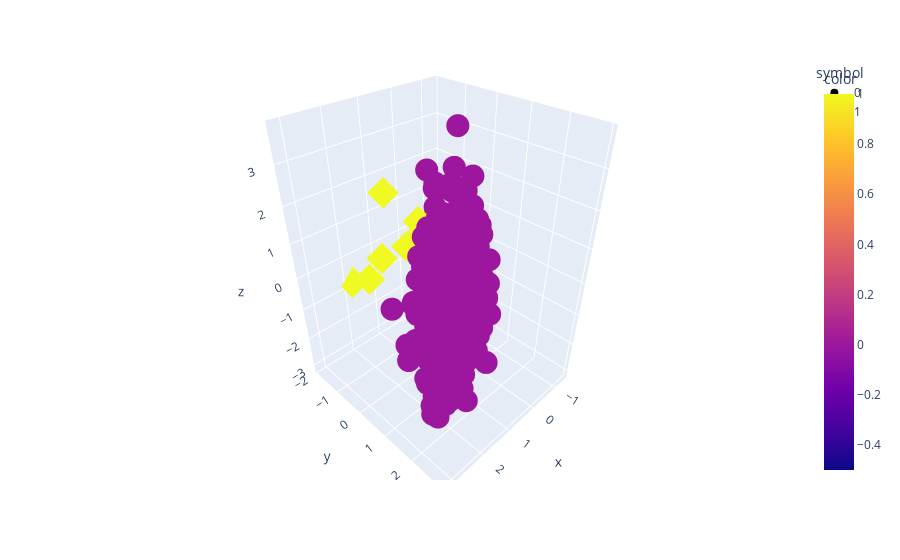

The notebook cell saved with this chart:
### Code cell
px.scatter_3d(x= X[:,0],y= X[:,1],z= X[:,2],color=y,symbol=y)

### Figure 1 — Plotly figure (JSON) as saved in the notebook; plotly's stock layout.template omitted (floating-point values rounded to 4 significant figures; data arrays with more than 128 entries replaced by an {"elided": "..."} marker saying what was removed)
{"data": [{"hovertemplate": "symbol=0<br>x=%{x}<br>y=%{y}<br>z=%{z}<br>color=%{marker.color}<extra></extra>", "legendgroup": "0", "marker": {"color": {"elided": "990 int values"}, "coloraxis": "coloraxis", "symbol": "circle"}, "mode": "markers", "name": "0", "scene": "scene", "showlegend": true, "type": "scatter3d", "x": {"elided": "990 float values"}, "y": {"elided": "990 float values"}, "z": {"elided": "990 float values"}}, {"hovertemplate": "symbol=1<br>x=%{x}<br>y=%{y}<br>z=%{z}<br>color=%{marker.color}<extra></extra>", "legendgroup": "1", "marker": {"color": [1, 1, 1, 1, 1, 1, 1, 1, 1, 1], "coloraxis": "coloraxis", "symbol": "diamond"}, "mode": "markers", "name": "1", "scene": "scene", "showlegend": true, "type": "scatter3d", "x": [0.3361, 1.839, 0.1951, 1.025, 1.449, 0.9502, 0.3059, 0.7014, 1.774, 0.6691], "y": [-1.332, -1.895, -0.2104, -1.33, -1.018, -0.1606, -0.9731, -0.5225, -1.19, -0.1021], "z": [-0.07711, -0.7983, 0.5283, 1.79, 0.2078, 1.433, 0.2138, 0.6917, -0.3677, 0.9862]}], "layout": {"coloraxis": {"colorbar": {"title": {"text": "color"}}, "colorscale": [[0, "#0d0887"], [0.1111, "#46039f"], [0.2222, "#7201a8"], [0.3333, "#9c179e"], [0.4444, "#bd3786"], [0.5556, "#d8576b"], [0.6667, "#ed7953"], [0.7778, "#fb9f3a"], [0.8889, "#fdca26"], [1, "#f0f921"]]}, "legend": {"title": {"text": "symbol"}, "tracegroupgap": 0}, "margin": {"t": 60}, "scene": {"domain": {"x": [0, 1], "y": [0, 1]}, "xaxis": {"title": {"text": "x"}}, "yaxis": {"title": {"text": "y"}}, "zaxis": {"title": {"text": "z"}}}}}
